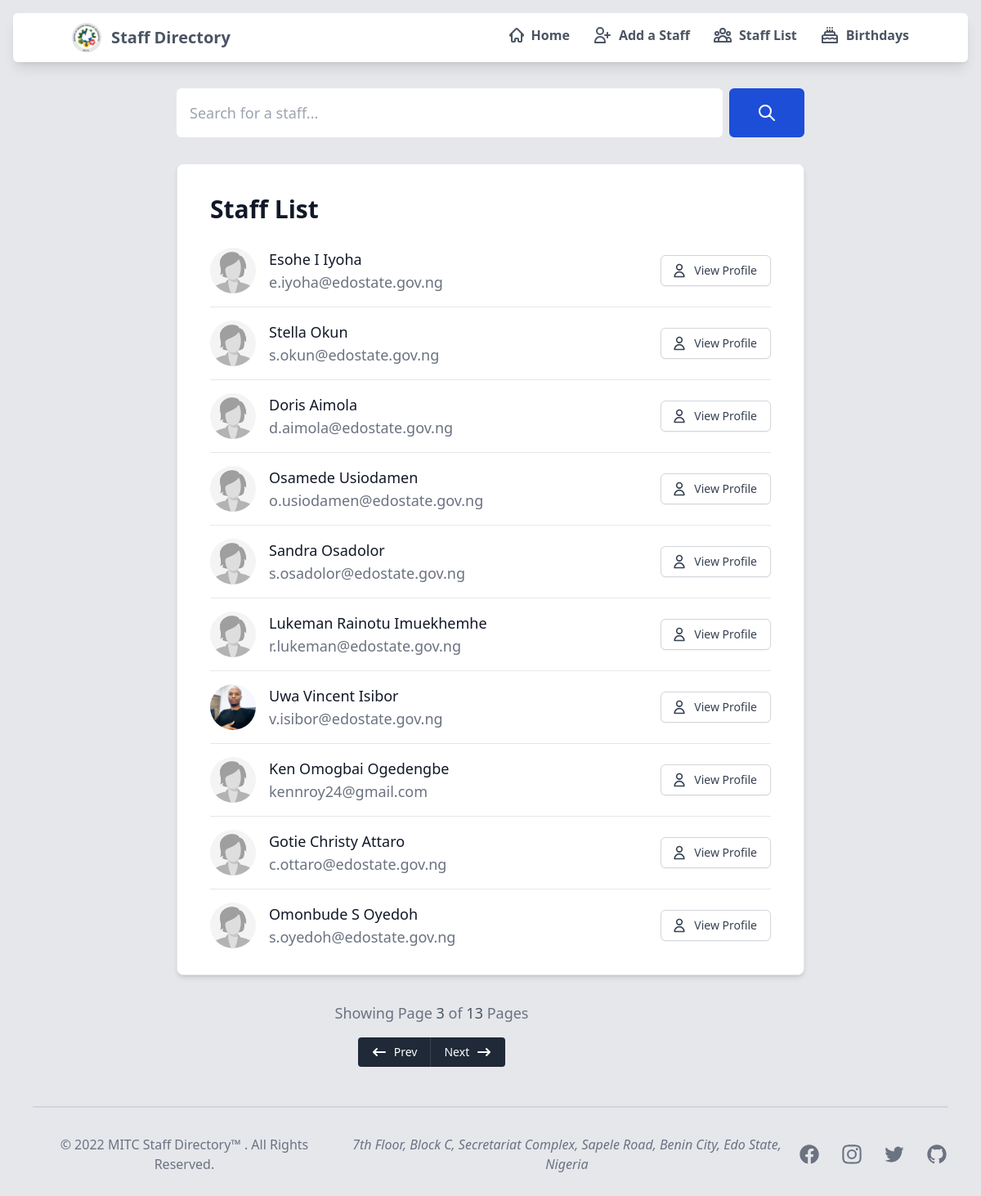
The app's page /staff/?page=3, older data.
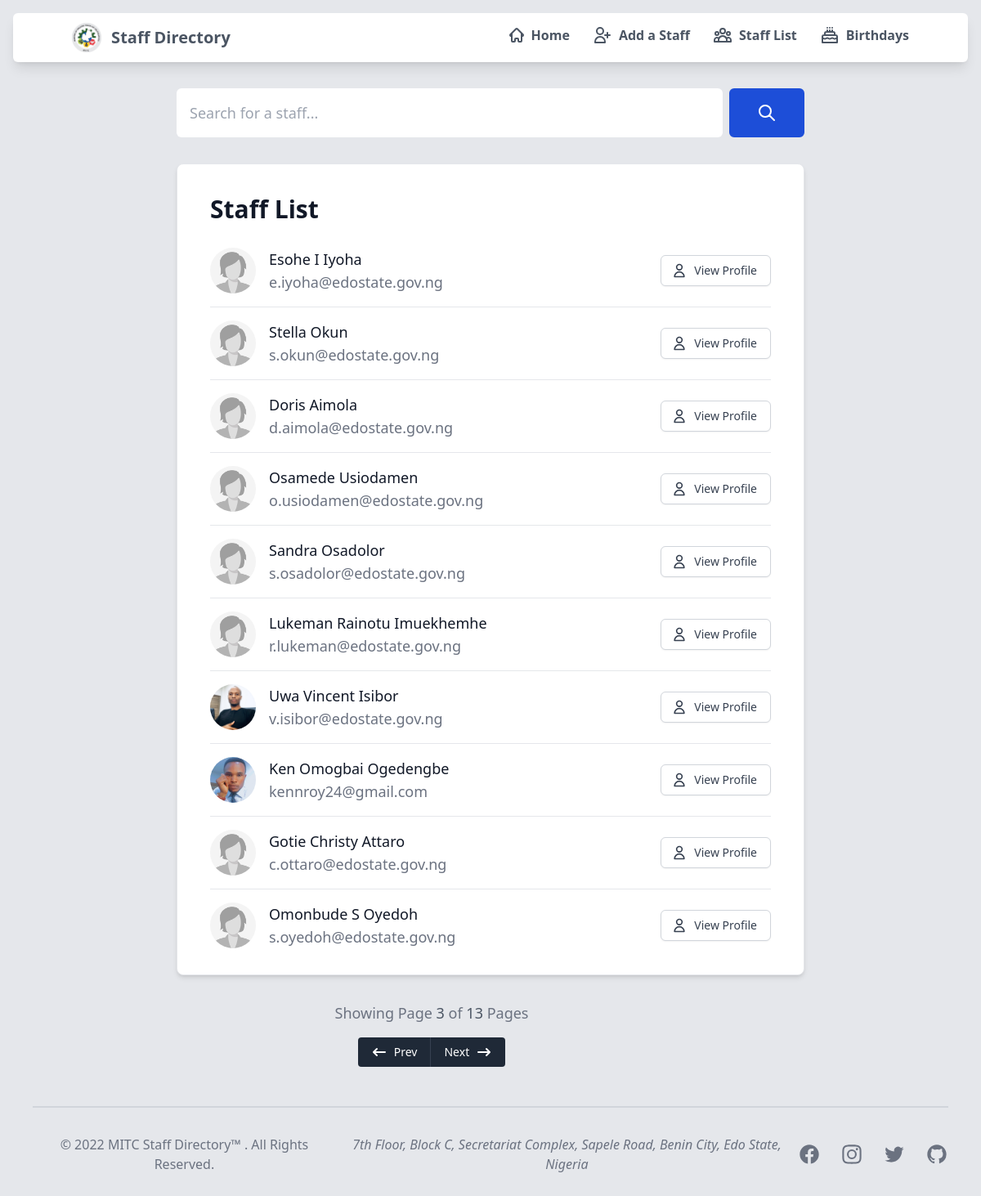
The same page, newer data.
### sendmail/models.py (models this page shows, shortened)
class staffDetails(models.Model):
    first_name = models.CharField(verbose_name='First Name', max_length=20)
    middle_name = models.CharField(verbose_name='Middle Name', max_length=20, null=True, blank=True)
    last_name = models.CharField(verbose_name='Last Name', max_length=20)
    phone_number = PhoneNumberField('Phone Number')
    email = models.EmailField(verbose_name='Official Email', max_length = 254)
    cadre = models.CharField(verbose_name='Cadre', max_length=50, null=True, blank=True)
    level = models.IntegerField('Level', default='1')
    step = models.IntegerField('Step', default='2')
    staff_image = models.ImageField(
        verbose_name="Profile Picture",
        upload_to='staffimages',
        default='staffimages/default.jpg',
        null=True,
        blank=True
    )
    GENDER = (
        (1, 'Male'),
        (2, 'Female'),
        (3, 'Prefer not to say')
    )
    gender = models.IntegerField('Gender', choices=GENDER, default=2)
    MONTHS = (
        (1, 'January'),
        (2, 'February'),
        (3, 'March'),
        (4, 'April'),
        (5, 'May'),
        (6, 'June'),
        (7, 'July'),
        (8, 'August'),
        (9, 'September'),
        (10, 'October'),
        (11, 'November'),
        (12, 'December')
    )
    birth_month = models.IntegerField('Birth Month', choices=MONTHS, default=1, blank=False)
    birth_day = models.IntegerField(verbose_name='Birth Day', blank=True, null=True)
    class Meta:
        db_table = 'sendmail_staffdetails'

### sendmail/views.py (the view)
# urls.py: re_path(r'^staff/$', views.staffListView.as_view(), name='stafflist'),
class staffListView(ListView):
    model = staffDetails
    context_object_name = 'stafflist'   # your own name for the list as a template variable
    template_name = 'stafflist.html'  # Specify your own template name/location
    paginate_by = 10
    def get_queryset(self):
        return staffDetails.objects.all()
    def get_context_data(self, **kwargs):
        context = super(staffListView, self).get_context_data(**kwargs)
        context['title'] = 'List of all Staff'
        return context

### sendmail/templates/stafflist.html (shortened to what this page needs)
{% extends "base.html" %}
{% load widget_tweaks %}
{% load static %}
{% block content %}
    <div class="max-w-3xl rounded-lg mx-auto mt-8 mb-8">
        <form action="{% url 'searchresult' %}" class="flex items-center" method="GET">
            <div class="relative w-full">
                <input type="text" id="simple-search" name="q"
                class="bg-white block font-medium border border-none text-gray-900 text-lg rounded-md
                focus:border-blue-500 block w-full p-4
                focus:ring-2 focus:outline-none focus:ring-blue-500
                dark:bg-gray-700 dark:border-gray-600 dark:placeholder-gray-400
                dark:text-white dark:focus:ring-blue-500 dark:focus:border-blue-500"
                    placeholder="Search for a staff..." required>
            </div>
            <button type="submit" class="px-8 py-4 ml-2 text-md font-medium text-white bg-blue-700 rounded-md border
                                            border-2 border-blue-700 hover:border-blue-800 hover:bg-blue-800 focus:ring-4 focus:outline-none focus:ring-blue-300
                                            dark:bg-blue-600 dark:hover:bg-blue-700 dark:focus:ring-blue-800">
                <svg class="w-6 h-6" fill="none" stroke="currentColor" viewBox="0 0 24 24"
                    xmlns="http://www.w3.org/2000/svg">
                    <path stroke-linecap="round" stroke-linejoin="round" stroke-width="2"
                        d="M21 21l-6-6m2-5a7 7 0 11-14 0 7 7 0 0114 0z"></path>
                </svg>
            </button>
        </form>
    </div>
    <div class="p-6 md:pb-4 max-w-3xl bg-white rounded-lg border mx-auto shadow-md sm:p-10 min-h-full justify-center">
        <div class="flex justify-between items-center mb-4">
            <h5 class="text-3xl font-bold leading-none text-gray-900 dark:text-white">Staff List</h5>
        </div>
        <div class="flow-root">
            <ul role="list" class="divide-y divide-gray-200 dark:divide-gray-700">
                {% for staff in stafflist %}
                    <li class="py-3 sm:py-4">
                        <div class="flex items-center space-x-4">
                            <div class="flex-shrink-0">
                                <img class="w-14 h-14 rounded-full" src="{{ staff.staff_image.url }}"
                                    alt="{{ staff.first_name }}'s' image">
                            </div>
                            <div class="flex-1 min-w-0">
                                <p class="text-lg font-medium text-gray-900 truncate dark:text-white">
                                    {{ staff.first_name }}
                                    {% if staff.middle_name %}
                                        {{ staff.middle_name }}
                                        {% else %}
                                            <span></span>
                                    {% endif %}
                                    {{ staff.last_name }}
                                </p>
                                <p class="text-lg text-gray-500 truncate dark:text-gray-400">
                                    {{ staff.email }}
                                </p>
                            </div>
                            <div class="inline-flex items-center text-base font-semibold text-gray-900 dark:text-white">
                                <a href="{% url 'staffdetails' staff.id %}">
                                    <button type="button" class="inline-flex items-center px-4 py-2 border border-gray-300 rounded-md shadow-sm
                                                                            text-sm font-medium text-gray-700 bg-white hover:bg-gray-50 focus:outline-none
                                                                            focus:ring-2 focus:ring-gray-300">
                                        <svg xmlns="http://www.w3.org/2000/svg" class="-ml-1 mr-2 h-5 w-5" fill="none" viewBox="0 0 24 24" stroke="currentColor"
                                            stroke-width="2">
                                            <path stroke-linecap="round" stroke-linejoin="round"
                                                d="M16 7a4 4 0 11-8 0 4 4 0 018 0zM12 14a7 7 0 00-7 7h14a7 7 0 00-7-7z" />
                                        </svg>
                                        View Profile
                                    </button>
                                </a>
                            </div>
                        </div>
                    </li>
                {% endfor %}
            </ul>
        </div>
    </div>
    {% block pagination %}
        {% if is_paginated %}
            <div class="container font-medium text-gray-500 text-md md:text-lg flex flex-col
                        space-y-4 items-center justify-center mt-8 mb-12 md:mb-12 pagination">
                <span class="page-current mx-4">
                    Showing Page <span class="text-gray-600 dark:text-white">{{ page_obj.number }}</span>
                      of <span class="text-gray-600 dark:text-white">{{ page_obj.paginator.num_pages }}</span> Pages
                </span>
                <div class="inline-flex mt-2 xs:mt-0">
                    {% if page_obj.has_previous %}
                        <a href="{{ request.path }}?page={{ page_obj.previous_page_number }}">
                            <button class="inline-flex items-center py-2 px-4 text-sm font-medium text-white bg-gray-800
                                            rounded-l hover:bg-gray-900 dark:bg-gray-800 dark:border-gray-700
                                            dark:text-gray-400 dark:hover:bg-gray-700 dark:hover:text-white">
                                    <span class="inline-flex items-center">
                                        <svg class="mr-2 w-5 h-5" fill="currentColor" viewBox="0 0 20 20" xmlns="http://www.w3.org/2000/svg">
                                            <path fill-rule="evenodd"
                                                d="M7.707 14.707a1 1 0 01-1.414 0l-4-4a1 1 0 010-1.414l4-4a1 1 0 011.414 1.414L5.414 9H17a1 1 0 110 2H5.414l2.293 2.293a1 1 0 010 1.414z"
                                                clip-rule="evenodd"></path>
                                        </svg>
                                        Prev
                                    </span>
                            </button>
                        </a>
                    {% endif %}
                    {% if page_obj.has_next %}
                        <a href="{{ request.path }}?page={{ page_obj.next_page_number }}">
                            <button class="py-2 px-4 text-sm font-medium text-white
                                            bg-gray-800 rounded-r border-0 border-l border-gray-700 hover:bg-gray-900
                                            dark:bg-gray-800 dark:border-gray-700 dark:text-gray-400 dark:hover:bg-gray-700
                                            dark:hover:text-white">
                                    <span class="inline-flex items-center">
                                        Next
                                        <svg class="ml-2 w-5 h-5" fill="currentColor" viewBox="0 0 20 20" xmlns="http://www.w3.org/2000/svg">
                                            <path fill-rule="evenodd"
                                                d="M12.293 5.293a1 1 0 011.414 0l4 4a1 1 0 010 1.414l-4 4a1 1 0 01-1.414-1.414L14.586 11H3a1 1 0 110-2h11.586l-2.293-2.293a1 1 0 010-1.414z"
                                                clip-rule="evenodd"></path>
                                        </svg>
                                    </span>
                            </button>
                        </a>
                    {% endif %}
                </div>
            </div>
        {% endif %}
    {% endblock %}
{% endblock %}

### sendmail/templates/base.html (shortened to what this page needs)
{% load static tailwind_tags %}
{% load active_link_tags %}
{% load static %}
<!DOCTYPE html>
<html lang="en">
	<head>
		{% tailwind_css %}
	</head>
	<body class="bg-gray-200 font-sans p-4">
		<nav class="bg-white rounded-md shadow-lg px-2 sm:px-4 py-3 md:py-3 dark:bg-gray-800">
			<div class="container flex flex-wrap justify-between items-center mx-auto">
				<a href="https://flowbite.com" class="flex items-center">
					<img src="{% static 'img/mitc-logo-trans.png' %}" class="mr-3 md:h-9 h-6 sm:h-9" alt="Flowbite Logo">
					<span class="self-center text-xl text-gray-600 font-bold whitespace-nowrap dark:text-white">Staff
						Directory</span>
				</a>
				<div class="hidden w-full md:block md:w-auto" id="mobile-menu">
					<ul class="flex flex-col md:flex-row md:space-x-8 md: text-gray-600 md:mt-0 md:text-md md:font-bold">
						<li>
							<a href="{% url 'index' %}" class="{% active_link 'index' strict=True css_class='text-blue-700' %} block py-2 pr-4 pl-3 text-gray-600 border-b border-gray-100
																hover:bg-gray-50 md:hover:bg-transparent md:border-0
																md:hover:text-blue-700 md:p-0 dark:text-gray-400 md:dark:hover:text-white
																dark:hover:bg-gray-700 dark:hover:text-white
																md:dark:hover:bg-transparent dark:border-gray-700">
								<span class="inline-flex items-center">
									Home
								</span>
							</a>
						</li>
						<li>
							<a href="{% url 'addstaff' %}"
									class="{% active_link 'addstaff' css_class='text-blue-700' %} block py-2 pr-4 pl-3 text-gray-600 border-b border-gray-100
											hover:bg-gray-50 md:hover:bg-transparent md:border-0
											md:hover:text-blue-700 md:p-0 dark:text-gray-400 md:dark:hover:text-white
											dark:hover:bg-gray-700 dark:hover:text-white
											md:dark:hover:bg-transparent dark:border-gray-700">
								<span class="inline-flex items-center">
									<svg xmlns="http://www.w3.org/2000/svg" class="-ml-1 mr-2 h-6 w-6" fill="none"
										viewBox="0 0 24 24" stroke="currentColor" stroke-width="2">
										<path stroke-linecap="round" stroke-linejoin="round"
											d="M18 9v3m0 0v3m0-3h3m-3 0h-3m-2-5a4 4 0 11-8 0 4 4 0 018 0zM3 20a6 6 0 0112 0v1H3v-1z" />
									</svg>
									Add a Staff
								</span>
							</a>
						</li>
						<li>
							<a href="{% url 'stafflist' %}" class="{% active_link 'stafflist' css_class='text-blue-700' %} block py-2 pr-4 pl-3 text-gray-600 border-b border-gray-100 hover:bg-gray-50 md:hover:bg-transparent md:border-0
										md:hover:text-blue-700 md:p-0 dark:text-gray-400 md:dark:hover:text-white dark:hover:bg-gray-700 dark:hover:text-white
										md:dark:hover:bg-transparent dark:border-gray-700">
								<span class="inline-flex items-center">
									Staff List
								</span>
							</a>
						</li>
						<li>
							<a href="{% url 'birthday' %}" target="_blank" class="{% active_link 'birthday' css_class='text-blue-700' %} block py-2 pr-4 pl-3 text-gray-600 border-b border-gray-100 hover:bg-gray-50 md:hover:bg-transparent md:border-0
										md:hover:text-blue-700 md:p-0 dark:text-gray-400 md:dark:hover:text-white dark:hover:bg-gray-700 dark:hover:text-white
										md:dark:hover:bg-transparent dark:border-gray-700">
								<span class="inline-flex items-center">
									Birthdays
								</span>
							</a>
						</li>
					</ul>
				</div>
			</div>
		</nav>
		{% block content %}
        {% endblock %}
	</body>
	<footer class="px-4 bg-none pb-4 bottom-0 md:bottom-0 md:px-6 dark:bg-gray-800">
		<hr class="my-6 border border-1 border-gray-300 sm:mx-auto dark:border-gray-700 lg:my-8">
		<div class="flex md:flex-row md:justify-between items-center flex-col space-y-8 md:space-y-px justify-between">
			<span class="block text-md text-gray-500 sm:text-center dark:text-gray-400">© 2022
                <a href="https://wcce.org.ng" target="_blank"
					class="hover:underline">MITC Staff Directory™
                </a>. All Rights Reserved.
			</span>
			<span class="text-gray-500 text-center">
				<em>7th Floor, Block C, Secretariat Complex, Sapele Road, Benin City, Edo State, Nigeria</em>
			</span>
			<div class="sm:flex sm:items-center md:justify-between sm:justify-between">
				<div class="flex md:justify-end center space-x-6 sm:justify-center md:mt-0">
					<a href="#" class="text-gray-500 text-md hover:text-indigo-600">
					</a>
					<a href="#" class="text-gray-500 text-md hover:text-indigo-600">
					</a>
					<a href="#" class="text-gray-500 hover:text-indigo-600">
					</a>
					<a href="#" class="text-gray-500 hover:text-indigo-600">
					</a>
				</div>
			</div>
		</div>
	</footer>
</html>

Row changes from the older to the newer data that the page shows:
changed staffDetails "Ken": staff_image: picture added in place of a placeholder
